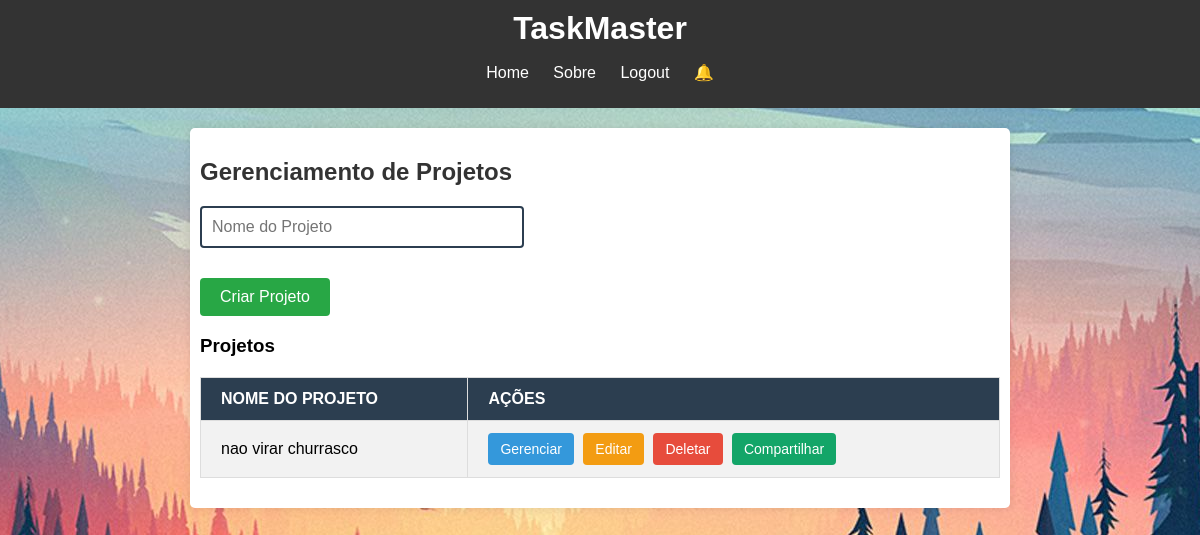
Before: /home (signed in) with the older database file.
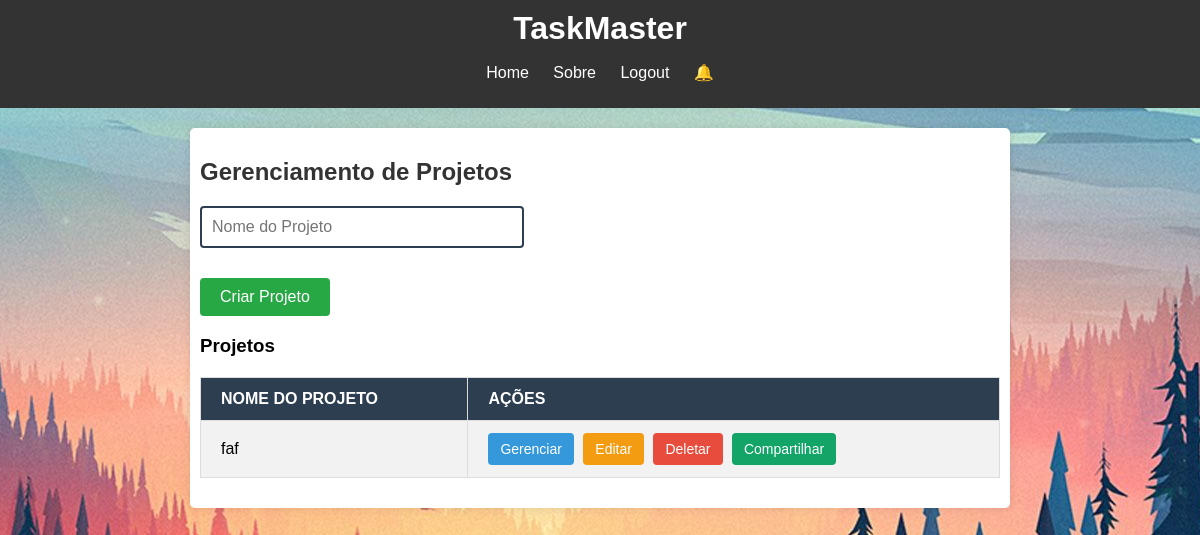
After: the same page with the newer database file.
### website/models.py (models this page shows)
class Project(db.Model):
    __tablename__ = 'project'
    id = db.Column(db.Integer, primary_key=True)
    nome_projeto = db.Column(db.String(100), nullable=False)
    user_id = db.Column(db.Integer, db.ForeignKey('usuario.id'), nullable=False)
    criador = db.relationship('Usuario', backref='projetos_criados')

### website/auth.py (the view, shortened to what this page needs)
@auth.route('/home', methods=['POST', 'GET'])
@login_required
def home():
    projetos_criados = Project.query.filter_by(user_id=current_user.id).all()
    projetos_compartilhados = current_user.projects
    todos_os_projetos = projetos_criados + projetos_compartilhados
    return render_template('taskMaster.html', projects=todos_os_projetos)

### website/__init__.py (called while the page is built)
def create_app():
    app = Flask(__name__)
    app.config['SECRET_KEY'] = 'dev'
    app.config['SQLALCHEMY_DATABASE_URI'] = f'sqlite:///{DB_NAME}'
    db.init_app(app)
    from .views import views
    from .auth import auth
    app.register_blueprint(views, url_prefix='/')
    app.register_blueprint(auth, url_prefix='/')
    from .models import Usuario, Project
    create_db(app)
    login_manager = LoginManager()
    login_manager.login_view = 'auth.login'  # Rota de login se o usuário não estiver autenticado
    login_manager.init_app(app)
    @login_manager.user_loader
    def load_user(id):
        return Usuario.query.get(int(id))
    return app

### website/templates/taskMaster.html (shortened to what this page needs)
{% extends 'base.html' %}
{% block content %}
    <h2>Gerenciamento de Projetos</h2>
    <form id="criarProjeto" method="POST" action="{{ url_for('auth.adicionar_projeto') }}">
        <input type="text" name="project_name" placeholder="Nome do Projeto" required>
        <button type="submit">Criar Projeto</button>
    </form>
    <h3>Projetos</h3>
    <table id="botoesProjetos">
        <tr>
            <th>Nome do Projeto</th>
            <th>Ações</th>
        </tr>
        {% for projeto in projects %}
        <tr>
            <td>{{ projeto.nome_projeto }}</td>
            <td>
                <a href="/projeto/{{ projeto.id }}" class="btn btn-primary">Gerenciar</a>
                <a href="{{ url_for('auth.editar_projeto', project_id=projeto.id) }}" class="btn btn-warning">Editar</a>
                <form method="POST" action="{{ url_for('auth.deletar_projeto', project_id=projeto.id) }}" style="display:inline;">
                    <button type="submit" class="btn btn-danger" onclick="return confirm('Tem certeza que deseja deletar este projeto?');">Deletar</button>
                </form>
                <button class="btn btn-compartilhar" onclick="mostrarFormulario('{{ projeto.id }}')">Compartilhar</button>
            </td>
        </tr>
        {% endfor %}
    </table>
{% endblock %}

### website/templates/base.html (shortened to what this page needs)
<!DOCTYPE html>
<html lang="en">
<head>
    <link rel="stylesheet" href="{{url_for('static',filename='taskMaster.css')}}">
</head>
<body>
    <header>
        <div class="containerTask">
            <h1>TaskMaster</h1>
            <ul>
                <li><a href="{{ url_for('auth.home') }}">Home</a></li>
                <li><a href="{{ url_for('auth.sobre') }}">Sobre</a></li>
                <li><a href="{{ url_for('auth.logout') }}">Logout</a></li>
                <li>
                    <a href="{{ url_for('auth.notificacoes') }}" class="notification-icon">
                        🔔
                    </a>
                </li>
            </ul>
        </div>
    </header>
    <div class="container main">
        {% block content %}{% endblock %}
    </div>
</body>
</html>

### website/static/taskMaster.css (style rules this page uses)
body { font-family: Arial, sans-serif; background-color: #e0e0e0; margin: 0; padding: 0; background: url('login.jpg') no-repeat center fixed; }
header { background-color: #333; color: white; padding: 10px 0; }
header h1 { margin: 0; text-align: center; }
header ul { list-style: none; padding: 0; text-align: center; }
header ul li { display: inline; margin: 0 10px; }
header ul li a { color: white; text-decoration: none; }
.container { max-width: 800px; margin: 20px auto; padding: 10px; background-color: #ffffff; border-radius: 5px; box-shadow: 0 0 10px rgba(0, 0, 0, 0.1); }
.main h2 { margin-bottom: 20px; color: #333333; }
header h1 { margin: 0; text-align: center; color: #ffffff; }
header ul li a { color: #ffffff; text-decoration: none; }
#criarProjeto { display: flex; flex-direction: column; align-items: baseline; margin-top: 10px; }
#criarProjeto input[type="text"] { padding: 10px; font-size: 16px; border: 2px solid #2c3e50; border-radius: 4px; width: 300px; margin-bottom: 20px; }
#criarProjeto button[type="submit"] { padding: 10px 20px; font-size: 16px; color: #fff; background-color: #28a745; border: none; border-radius: 4px; cursor: pointer; transition: background-color 0.3s ease; margin-top: 10px; }
#botoesProjetos { width: 100%; max-width: 800px; margin: 20px 0; border-collapse: collapse; }
#botoesProjetos th, #botoesProjetos td { padding: 12px 20px; border: 1px solid #ddd; text-align: left; }
#botoesProjetos th { background-color: #2c3e50; color: white; text-transform: uppercase; font-weight: bold; }
#botoesProjetos tr:nth-child(even) { background-color: #f2f2f2; }
.btn { padding: 8px 12px; font-size: 14px; text-decoration: none; border-radius: 4px; transition: background-color 0.3s ease; text-align: center; margin-right: 5px; color: white; border: none; }
.btn-primary { background-color: #3498db; color: white; }
.btn-warning { background-color: #f39c12; color: white; }
.btn-danger { background-color: #e74c3c; color: white; border: none; }
.btn-compartilhar { background-color: #13a568; }

Changed rows visible on the page:
changed Project: nome_projeto "nao virar churrasco" → "faf"
